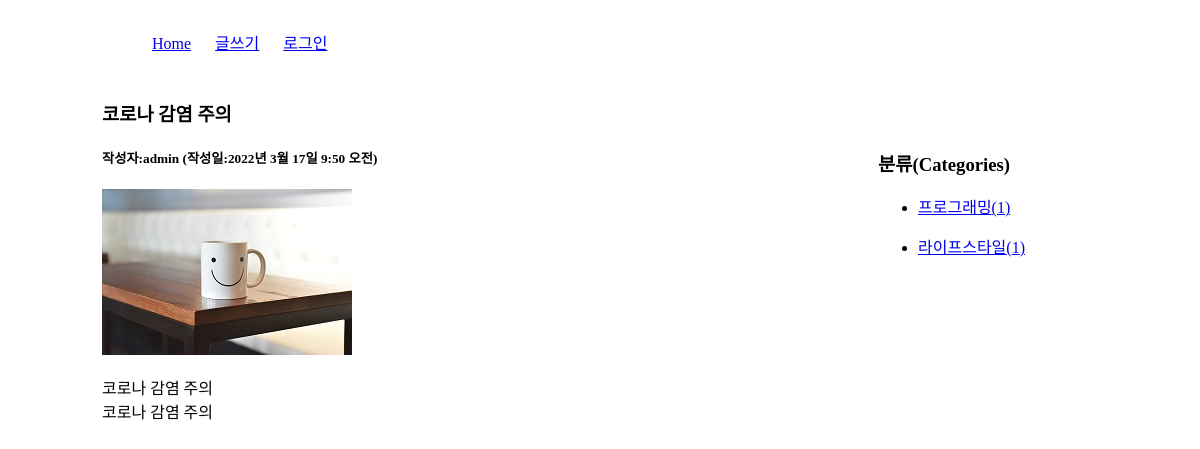
/blog/5/, run on the app's committed database.
### blog/models.py (models this page shows, shortened)
class Post(models.Model):
    title = models.CharField(max_length=100)
    content = models.TextField()
    pub_date = models.DateTimeField()
    modify_date = models.DateTimeField(null=True, blank=True)
    photo = models.ImageField(upload_to='blog/images/%Y/%m/%d/',
                              null=True, blank=True)
    author = models.ForeignKey(User, on_delete=models.CASCADE)
    category = models.ForeignKey(Category, null=True, blank=True, on_delete=models.SET_NULL)

class Category(models.Model):
    name = models.CharField(max_length=50, unique=True) # 카테고리 이름
    slug = models.SlugField(max_length=200, unique=True, allow_unicode=True) #한글인코딩
    def __str__(self):
        return self.name
    def get_absolute_url(self):
        return "/blog/category/{}".format(self.slug)
    class Meta:
        verbose_name_plural = 'Categories'

### blog/views.py (the view)
# urls.py: path('<int:post_id>/', views.detail, name='detail'),
def detail(request, post_id):
    post = get_object_or_404(Post, pk=post_id)
    categories = Category.objects.all()
    context = {'post':post, 'categories':categories}
    return render(request, 'blog/post_detail.html',context)

### templates/blog/post_detail.html (shortened to what this page needs)
<!DOCTYPE html>
<html lang="en">
{% load static %}
<head>
      <link rel="stylesheet" href="{% static 'blog/css/style.css' %}">
</head>
<body>
      <div id="container">
       {% include 'navbar.html' %}
        <section id="detail">
             <h3>{{ post.title }}</h3>
             <h5>작성자:{{ post.author }} (작성일:{{ post.pub_date }})</h5>
             {% if post.photo %}
                <img src="{{ post.photo.url }}">
             {% endif %}
             <p>{{ post.content | linebreaks }}</p>
        </section>
        <aside>
            <h3>분류(Categories)</h3>
            <div>
                {% for category in categories %}
                 <ul>
                    <li>
                        <a href="{{ category.get_absolute_url }}">
                            {{ category }}({{ category.post_set.count }})</a>
                    </li>
                 </ul>
                {% endfor %}
            </div>
        </aside>
      </div>
</body>
</html>

### static/blog/css/style.css (style rules this page uses)
#container { width: 996px; margin:20px auto; }
#list, #detail { width: 700px; float:left; }
aside { width:200px; float:right; margin:50px 20px 0 0 }

### data on the page
Post: title "코로나 감염 주의", author "admin", pub_date "2022년 3월 17일 9:50 오전", photo (picture), content "코로나 감염 주의 코로나 감염 주의"
Category: name "프로그래밍", post_set.count "1"
Category: name "라이프스타일", post_set.count "1"
